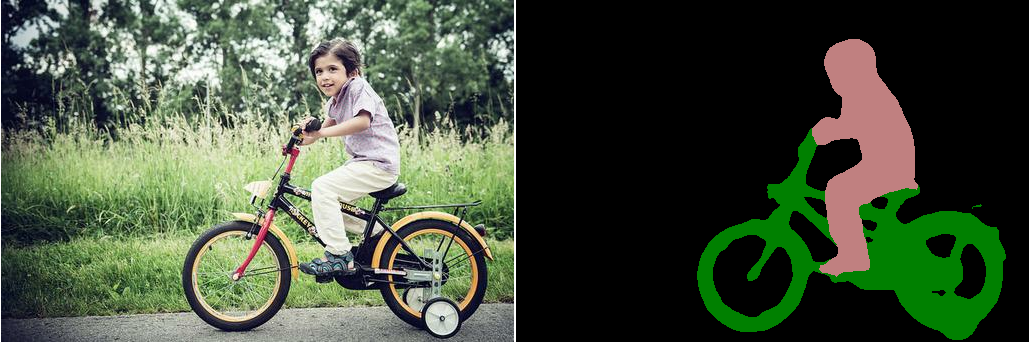
#> input picture models/research/deeplab/g3doc/img/vis1.png, 1030 x 342 px, found by its file name; its folder holds 4 pictures in this run
$ python img_aug.py   (older library calls are emulated)
#> lines starting #> are read from the running program, lines starting #| are printed output that depends on the picture
from PIL import Image
import os

def augment_images(input_folder, output_folder, rotation_angles=[0, 45, 90, 135, 180, 225, 270, 315], target_size=(60, 60)):
#> called with target_size = (60, 60)
    if not os.path.exists(output_folder):
        os.makedirs(output_folder)

    images = [file for file in os.listdir(input_folder) if file.lower().endswith('.png')]

    for image_file in images:
        input_path = os.path.join(input_folder, image_file)

        # Load the original image
        with Image.open(input_path) as original_img:
            # Save the original image
#> original_img is the input picture: PIL image 1030x342 RGB; mean R, G, B 67.5, 79.6, 59.7
            original_img.save(os.path.join(output_folder, f"original_{image_file}"), "PNG")

            # Rotate and resize the image
            for angle in rotation_angles:
                rotated_img = original_img.rotate(angle, expand=True)

                # Resize the rotated image to the target size with antialiasing
                resized_img = rotated_img.resize(target_size, resample=Image.ANTIALIAS)

                # Save the rotated and resized image
                output_path = os.path.join(output_folder, f"augmented_{angle}_{image_file}")
                resized_img.save(output_path, "PNG")

                print(f"Processed: {output_path}")
#> this loop made 8 passes
#> pass 1, in augment_images, `resized_img = rotated_img.resize(target_size, resample=Image.ANTIALIAS)`:
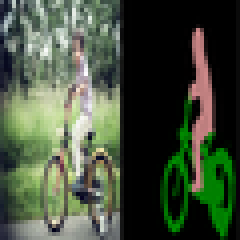
#> resized_img: PIL image 60x60 RGB (shown 4 times larger); mean R, G, B 67.7, 79.8, 59.8
#> pass 2, in augment_images, `rotated_img = original_img.rotate(angle, expand=True)`:
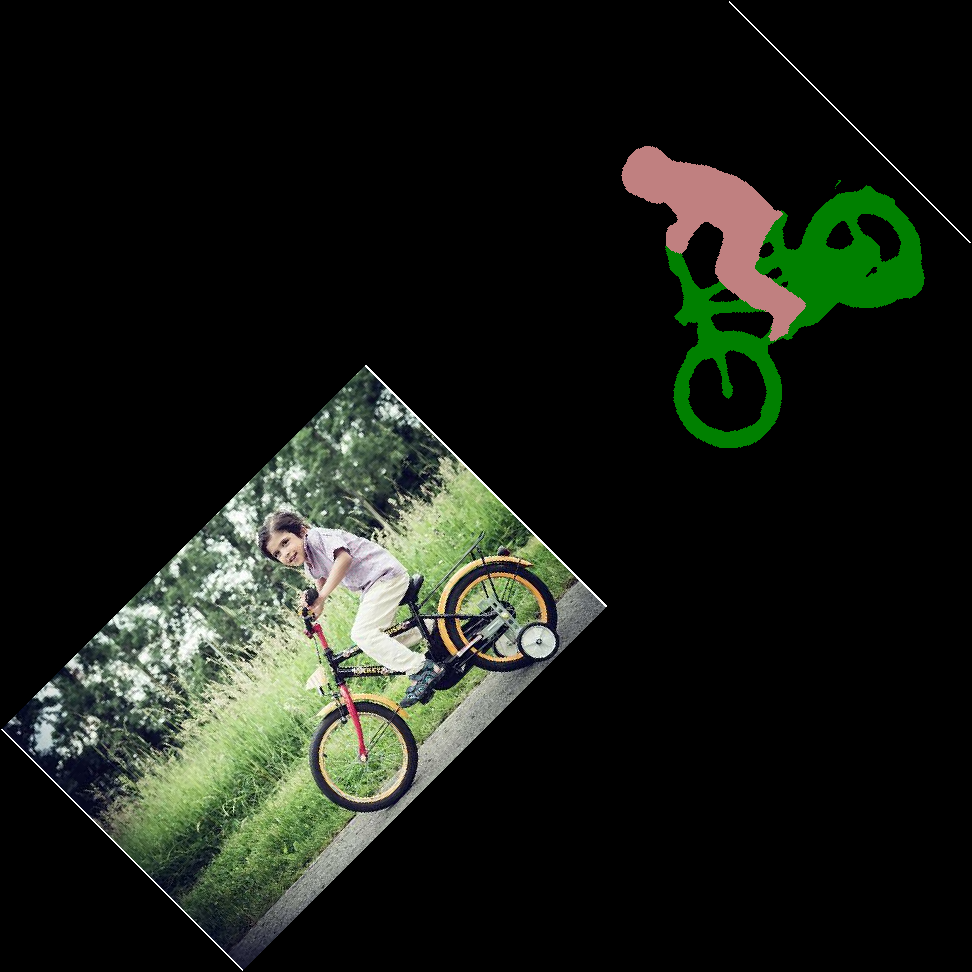
#> rotated_img: PIL image 972x972 RGB; mean R, G, B 25.2, 29.7, 22.3
#> pass 2, in augment_images, `resized_img = rotated_img.resize(target_size, resample=Image.ANTIALIAS)`:
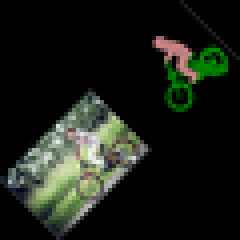
#> resized_img: PIL image 60x60 RGB (shown 4 times larger); mean R, G, B 25.5, 30.1, 22.6
#> pass 3, in augment_images, `rotated_img = original_img.rotate(angle, expand=True)`:
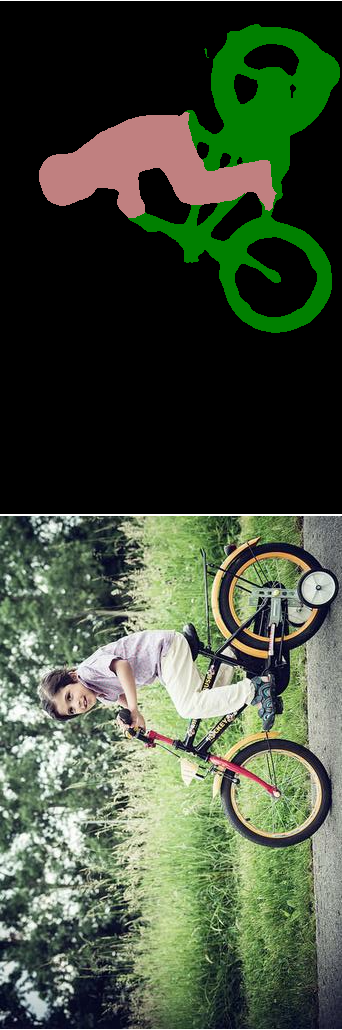
#> rotated_img: PIL image 342x1030 RGB; mean R, G, B 67.5, 79.6, 59.7
#> after the loop:
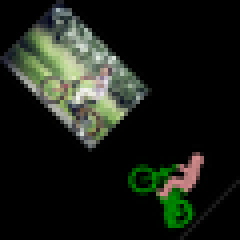
#> resized_img: PIL image 60x60 RGB (shown 4 times larger); mean R, G, B 25.5, 30.1, 22.6

# Input and output folders
input_folder = r"C:\Users\siddh\OneDrive\Desktop\Dissertation\brand_classification_img_dem2\test\img"
output_folder = r"C:\Users\siddh\OneDrive\Desktop\Dissertation\brand_classification_img_dem2\test\img_aug"

# Rotation angles and target size
rotation_angles = [0, 45, 90, 135, 180, 225, 270, 315]
target_size = (60, 60)

# Perform image augmentation
augment_images(input_folder, output_folder, rotation_angles, target_size)

$ run again, on models/research/deeplab/g3doc/img/vis2.png
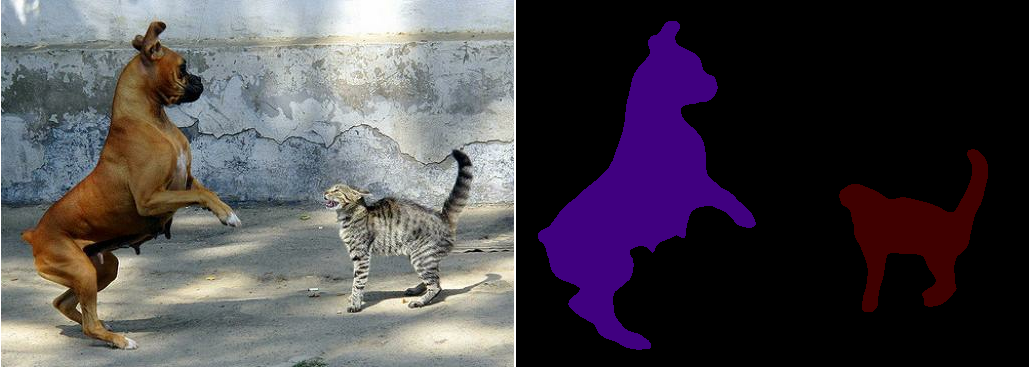
#> input picture models/research/deeplab/g3doc/img/vis2.png, 1030 x 367 px, found by its file name
#> in augment_images, original_img is the input picture: PIL image 1030x367 RGB; mean R, G, B 74.7, 69.5, 75.7
#> the loop in augment_images, `for angle in rotation_angles:` made 8 passes
#> pass 3, in augment_images, `rotated_img = original_img.rotate(angle, expand=True)`:
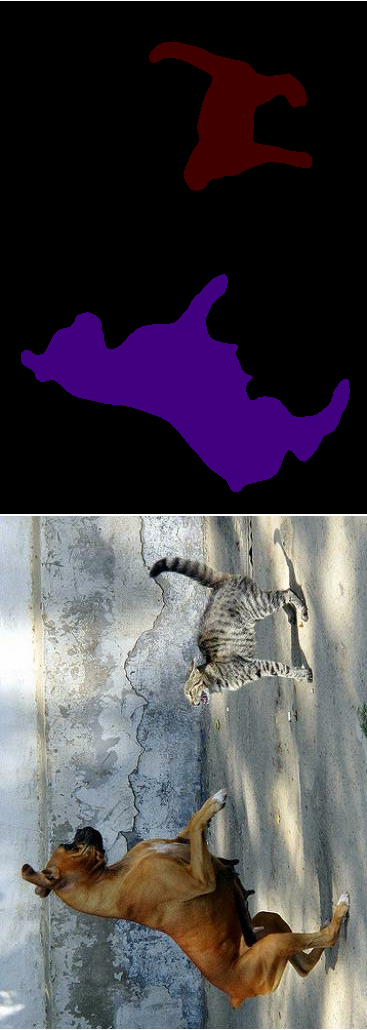
#> rotated_img: PIL image 367x1030 RGB; mean R, G, B 74.7, 69.5, 75.7
#> after the loop in augment_images, `for angle in rotation_angles:`:
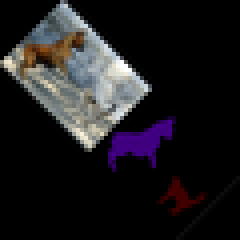
#> resized_img: PIL image 60x60 RGB (shown 4 times larger); mean R, G, B 29.2, 27.1, 29.6
